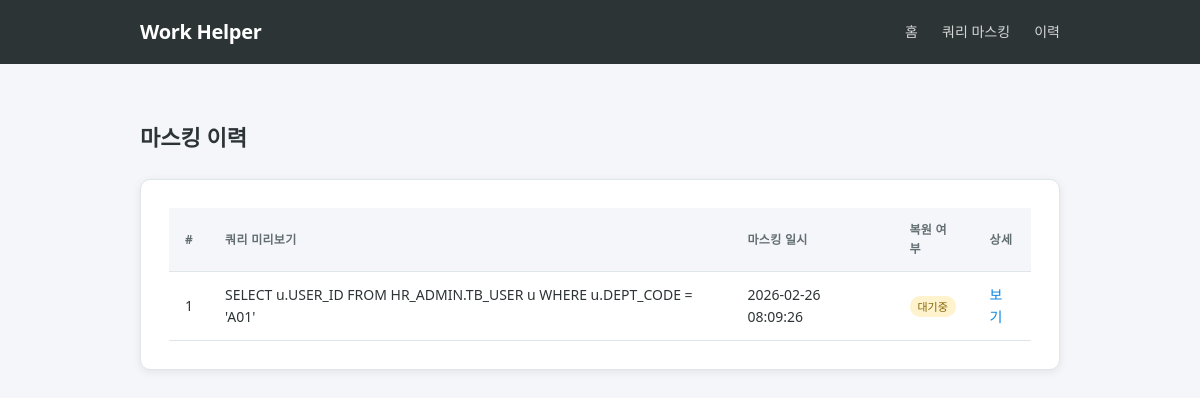
The app's page /query-mask/history with its own data.
### tables this page shows
CREATE TABLE query_history (
            id INTEGER PRIMARY KEY AUTOINCREMENT,
            original_query TEXT NOT NULL,
            encrypted_query TEXT NOT NULL,
            mapping TEXT NOT NULL,
            restored_query TEXT,
            created_at TEXT NOT NULL,
            restored_at TEXT
        );

### main.py (the view)
@app.get("/query-mask/history", response_class=HTMLResponse)
async def history_list(request: Request):
    rows = get_history_list()
    return templates.TemplateResponse("history.html", {"request": request, "rows": rows})

### templates/history.html (shortened to what this page needs)
{% extends "base.html" %}
{% block content %}
<h2 class="page-title">마스킹 이력</h2>
<div class="section">
    {% if rows %}
    <table class="history-table">
        <thead>
            <tr>
                <th>#</th>
                <th>쿼리 미리보기</th>
                <th>마스킹 일시</th>
                <th>복원 여부</th>
                <th>상세</th>
            </tr>
        </thead>
        <tbody>
        {% for row in rows %}
            <tr>
                <td>{{ row.id }}</td>
                <td>{{ row.preview }}{% if row.preview|length >= 80 %}…{% endif %}</td>
                <td>{{ row.created_at[:19] | replace("T", " ") }}</td>
                <td>
                    {% if row.restored_at %}
                        <span class="badge badge-done">복원완료</span>
                    {% else %}
                        <span class="badge badge-pending">대기중</span>
                    {% endif %}
                </td>
                <td><a href="/query-mask/history/{{ row.id }}">보기</a></td>
            </tr>
        {% endfor %}
        </tbody>
    </table>
    {% else %}
    <p style="color:var(--text-muted); text-align:center; padding:32px 0;">아직 이력이 없습니다.</p>
    {% endif %}
</div>
{% endblock %}

### templates/base.html (shortened to what this page needs)
<!DOCTYPE html>
<html lang="ko">
<head>
    <link rel="stylesheet" href="/static/style.css">
</head>
<body>
    <header class="header">
        <div class="container">
            <h1><a href="/">Work Helper</a></h1>
            <nav>
                <a href="/">홈</a>
                <a href="/query-mask">쿼리 마스킹</a>
                <a href="/query-mask/history">이력</a>
            </nav>
        </div>
    </header>
    <main class="container">
        {% block content %}{% endblock %}
    </main>
</body>
</html>

### static/style.css (style rules this page uses)
:root { --bg: #f5f6fa; --card: #ffffff; --primary: #2d3436; --accent: #0984e3; --accent-hover: #0769b5; --border: #dfe6e9; --text: #2d3436; --text-muted: #636e72; --success: #00b894; --danger: #d63031; --radius: 10px; --shadow: 0 2px 8px rgba(0,0,0,0.08); }
* { margin: 0; padding: 0; box-sizing: border-box; }
body { font-family: 'Segoe UI', -apple-system, sans-serif; background: var(--bg); color: var(--text); line-height: 1.6; min-height: 100vh; }
.container { max-width: 960px; margin: 0 auto; padding: 24px 20px; }
.header { background: var(--primary); color: #fff; padding: 16px 0; margin-bottom: 32px; }
.header .container { display: flex; align-items: center; justify-content: space-between; padding-top: 0; padding-bottom: 0; }
.header h1 { font-size: 20px; font-weight: 600; letter-spacing: -0.3px; }
.header h1 a { color: #fff; text-decoration: none; }
.header nav a { color: rgba(255,255,255,0.8); text-decoration: none; margin-left: 20px; font-size: 14px; transition: color 0.15s; }
.page-title { font-size: 22px; font-weight: 700; margin-bottom: 24px; color: var(--primary); }
.section { background: var(--card); border: 1px solid var(--border); border-radius: var(--radius); padding: 28px; margin-bottom: 24px; box-shadow: var(--shadow); }
.history-table { width: 100%; border-collapse: collapse; font-size: 14px; }
.history-table th, .history-table td { padding: 12px 16px; text-align: left; border-bottom: 1px solid var(--border); }
.history-table th { background: #f5f6fa; font-weight: 600; color: var(--text-muted); font-size: 12px; text-transform: uppercase; letter-spacing: 0.3px; }
.history-table a { color: var(--accent); text-decoration: none; }
.badge { display: inline-block; font-size: 11px; padding: 2px 8px; border-radius: 10px; font-weight: 500; }
.badge-pending { background: #fef3cd; color: #856404; }

### records on screen
query_history: id "1", preview "SELECT u.USER_ID FROM HR_ADMIN.TB_USER u WHERE u.DEPT_CODE = 'A01'", created_at "2026-02-26 08:09:26"
